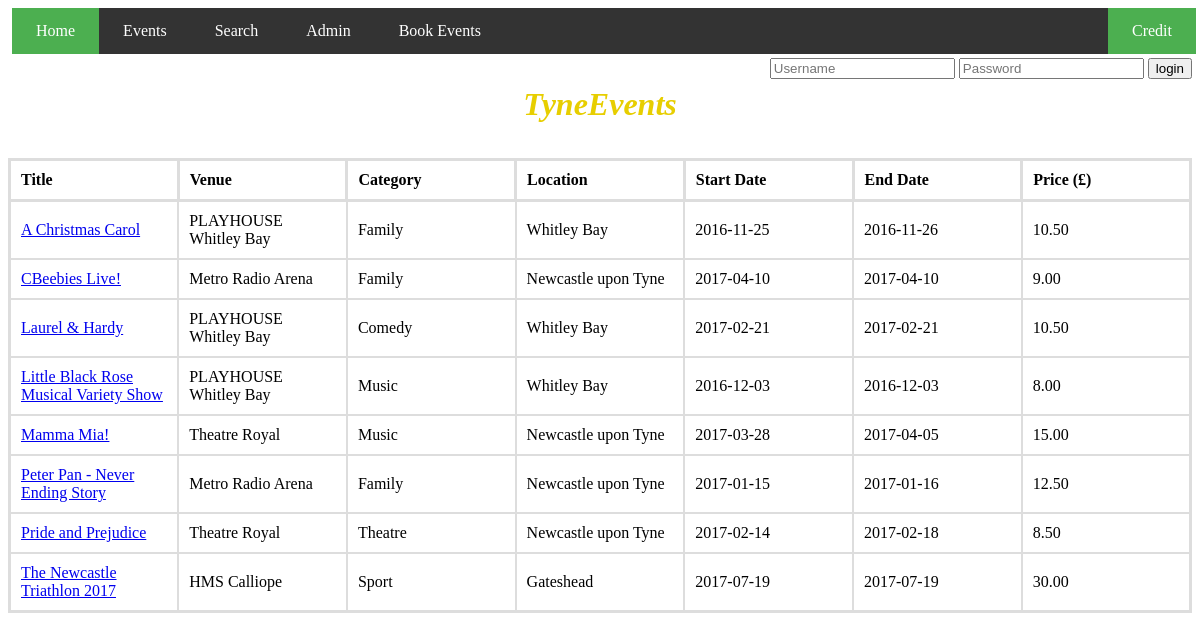
Screenshot of /events.php with the database file from the repository.
### tables this page shows
CREATE TABLE `te_events` (
  `eventID` int(10) NOT NULL AUTO_INCREMENT,
  `eventTitle` varchar(256) NOT NULL,
  `eventDescription` varchar(256) DEFAULT NULL,
  `venueID` varchar(6) DEFAULT NULL,
  `catID` varchar(6) DEFAULT NULL,
  `eventStartDate` date DEFAULT NULL,
  `eventEndDate` date DEFAULT NULL,
  `eventPrice` decimal(4,2) DEFAULT NULL,
  PRIMARY KEY (`eventID`)
);

CREATE TABLE `te_venue` (
  `venueID` varchar(6) NOT NULL DEFAULT '',
  `venueName` varchar(40) DEFAULT NULL,
  `location` varchar(30) DEFAULT NULL,
  PRIMARY KEY (`venueID`)
);

CREATE TABLE `te_category` (
  `catID` varchar(6) NOT NULL DEFAULT '',
  `catDesc` varchar(30) DEFAULT NULL,
  PRIMARY KEY (`catID`)
);

### events.php (the view, shortened to what this page needs)
<?php
include_once "login.php";
?>
<div>
    <ul>
        <li><a class="active" href="index.php">Home</a></li>
        <li><a  href="events.php">Events</a></li>
        <li><a href="search.php">Search</a></li>
        <li><a href="admin.php">Admin</a></li>
        <li><a href="bookEventsForm.php">Book Events</a></li>
        <li style="float:right"><a class="active" href="credit.html">Credit</a></li>
    </ul>
</div>
<?php
include_once "login-form.php";
?>
<div class="container">
    <h2>TyneEvents</h2>
    <table>
        <thead>
            <tr>
                <th>Title</th>
                <th>Venue</th>
                <th>Category</th>
                <th>Location</th>
                <th>Start Date</th>
                <th>End Date</th>
                <th>Price (£)</th>
            </tr>
        </thead>
        <tbody>
            <?php
            $sql = "SELECT e.eventTitle, e.eventID, e.venueID, e.catID, e.eventStartDate, e.eventEndDate,v.location, e.eventPrice, v.venueName, c.catDesc FROM te_events as e join te_venue as v on e.venueID = v.venueID join te_category as c on c.catID = e.catID ORDER BY eventTitle ASC";
            $queryresult = mysqli_query($conn, $sql) or die(mysqli_error($conn));
            while ($row = mysqli_fetch_array($queryresult)) {
                $venueName = $row['venueName'];
                $catName = $row['catDesc'];
                $eventStartDate = $row['eventStartDate'];
                $eventEndDate = $row['eventEndDate'];
                $eventPrice = $row['eventPrice'];
                $eventID = $row['eventID'];
                $eventTitle = $row['eventTitle'];
                $location = $row['location'];
                echo "
      <tr>
        <td><a href='detail.php?id=$eventID'>$eventTitle</a></td>
        <td>$venueName</td>
        <td>$catName</td>
		<td>$location</td>
        <td>$eventStartDate</td>
        <td>$eventEndDate</td>
        <td>$eventPrice</td>
     </tr>";
            }
            ?>
        </tbody>
    </table>
</div>
</body>
</html>

### login.php (shortened to what this page needs)
<!DOCTYPE html>
<html lang="en">
<head>
	<link rel="stylesheet" href="css/style.css">
</head>
<body>

### login-form.php (shortened to what this page needs)
<div style="float:right;">
<?php
  if(empty($_SESSION['userName']))
  {
?>
  <form method="post" action="login.php">
  <input   type="text" name="userName" placeholder="Username" />
  <input   type="password"  name="password" placeholder="Password" />
  <input   type="submit"  name="login_button" value="login" />
</form>
<?php
  }
?>
</div>

### css/style.css (style rules this page uses)
ul { list-style-type: none; margin: 4px; padding: 0; overflow: hidden; background-color: #333; width:100%; }
li { float: left; }
li a { display: block; color: white; text-align: center; padding: 14px 24px; text-decoration: none; }
.active { background-color: #4CAF50; }
table { table-layout: fixed; width: 100%; padding:15px; border-collapse:collapse; font-family:Georgia, "Times New Roman", Times, serif; border:solid #ddd 3px; margin-top: 8px; white-space:pre-line; }
td { border: solid #ddd 2px; overflow: hidden; width: 100%; padding:10px; }
th { border: solid #ddd 3px; width: 100%; text-align: left; padding:10px; }
h1,h3,h2 { font: bold italic 2em/1em "Times New Roman", "MS Serif", "New York", serif; margin: 0; padding: 30px; color: #e7ce00; text-align: center; }

### rows the page displays
te_events: eventTitle "A Christmas Carol", venueID.venueName "PLAYHOUSE Whitley Bay", catID.catDesc "Family", venueID.location "Whitley Bay", eventStartDate "2016-11-25", eventEndDate "2016-11-26", eventPrice "10.50"
te_events: eventTitle "CBeebies Live!", venueID.venueName "Metro Radio Arena", catID.catDesc "Family", venueID.location "Newcastle upon Tyne", eventStartDate "2017-04-10", eventEndDate "2017-04-10", eventPrice "9.00"
te_events: eventTitle "Laurel & Hardy", venueID.venueName "PLAYHOUSE Whitley Bay", catID.catDesc "Comedy", venueID.location "Whitley Bay", eventStartDate "2017-02-21", eventEndDate "2017-02-21", eventPrice "10.50"
te_events: eventTitle "Little Black Rose Musical Variety Show", venueID.venueName "PLAYHOUSE Whitley Bay", catID.catDesc "Music", venueID.location "Whitley Bay", eventStartDate "2016-12-03", eventEndDate "2016-12-03", eventPrice "8.00"
te_events: eventTitle "Mamma Mia!", venueID.venueName "Theatre Royal", catID.catDesc "Music", venueID.location "Newcastle upon Tyne", eventStartDate "2017-03-28", eventEndDate "2017-04-05", eventPrice "15.00"
te_events: eventTitle "Peter Pan - Never Ending Story", venueID.venueName "Metro Radio Arena", catID.catDesc "Family", venueID.location "Newcastle upon Tyne", eventStartDate "2017-01-15", eventEndDate "2017-01-16", eventPrice "12.50"
te_events: eventTitle "Pride and Prejudice", venueID.venueName "Theatre Royal", catID.catDesc "Theatre", venueID.location "Newcastle upon Tyne", eventStartDate "2017-02-14", eventEndDate "2017-02-18", eventPrice "8.50"
te_events: eventTitle "The Newcastle Triathlon 2017", venueID.venueName "HMS Calliope", catID.catDesc "Sport", venueID.location "Gateshead", eventStartDate "2017-07-19", eventEndDate "2017-07-19", eventPrice "30.00"
